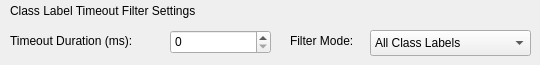
          <widget class="QWidget" name="page_45">
           <widget class="QLabel" name="label_100">
            <property name="geometry">
             <rect>
              <x>10</x>
              <y>0</y>
              <width>221</width>
              <height>21</height>
             </rect>
            </property>
            <property name="text">
             <string>Class Label Timeout Filter Settings</string>
            </property>
           </widget>
           <widget class="QLabel" name="label_101">
            <property name="geometry">
             <rect>
              <x>10</x>
              <y>30</y>
              <width>151</width>
              <height>21</height>
             </rect>
            </property>
            <property name="text">
             <string>Timeout Duration (ms):</string>
            </property>
           </widget>
           <widget class="QSpinBox" name="pipelineTool_classLabelTimeoutFilterTimeoutDurationSpinBox_2">
            <property name="geometry">
             <rect>
              <x>170</x>
              <y>30</y>
              <width>101</width>
              <height>24</height>
             </rect>
            </property>
           </widget>
           <widget class="QLabel" name="label_102">
            <property name="geometry">
             <rect>
              <x>290</x>
              <y>30</y>
              <width>81</width>
              <height>21</height>
             </rect>
            </property>
            <property name="text">
             <string>Filter Mode:</string>
            </property>
           </widget>
           <widget class="QComboBox" name="pipelineTool_classLabelTimeoutFilterFilterModeList_2">
            <property name="geometry">
             <rect>
              <x>370</x>
              <y>30</y>
              <width>161</width>
              <height>26</height>
             </rect>
            </property>
            <item>
             <property name="text">
              <string>All Class Labels</string>
             </property>
            </item>
            <item>
             <property name="text">
              <string>Independent Class Labels</string>
             </property>
            </item>
           </widget>
          </widget>
